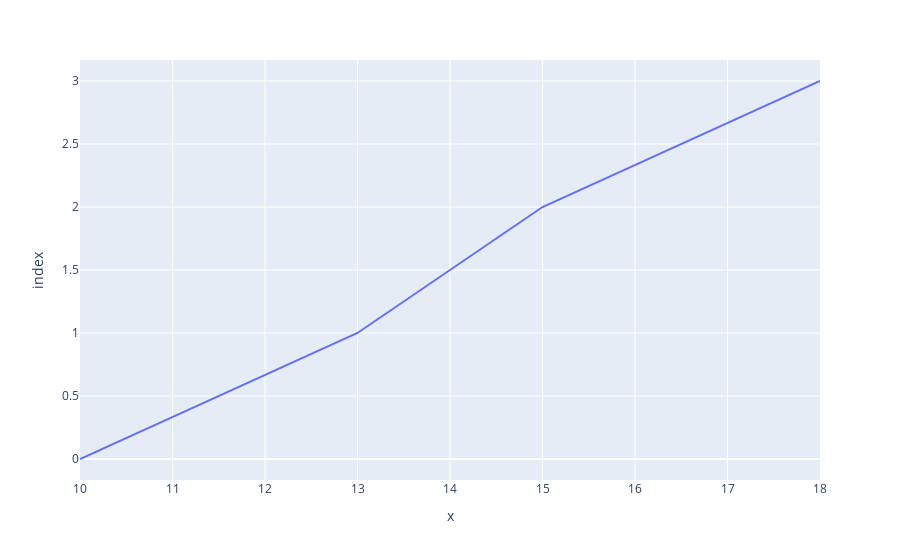

Here is the notebook cell this chart was saved with:
### Code cell
#Q.20
x = [1,2,3,4]
y = [10,13,15,18]
fig = px.line(x,y)
fig.show()

### Figure 1 — Plotly figure (JSON) as saved in the notebook; plotly's stock layout.template omitted (floating-point values rounded to 4 significant figures)
{"data": [{"hovertemplate": "x=%{x}<br>index=%{y}<extra></extra>", "legendgroup": "", "line": {"color": "#636efa", "dash": "solid"}, "marker": {"symbol": "circle"}, "mode": "lines", "name": "", "orientation": "h", "showlegend": false, "type": "scatter", "x": [10, 13, 15, 18], "xaxis": "x", "y": [0, 1, 2, 3], "yaxis": "y"}], "layout": {"autosize": true, "legend": {"tracegroupgap": 0}, "margin": {"t": 60}, "xaxis": {"anchor": "y", "autorange": true, "domain": [0, 1], "range": [10, 18], "title": {"text": "x"}, "type": "linear"}, "yaxis": {"anchor": "x", "autorange": true, "domain": [0, 1], "range": [-0.1667, 3.167], "title": {"text": "index"}, "type": "linear"}}}
